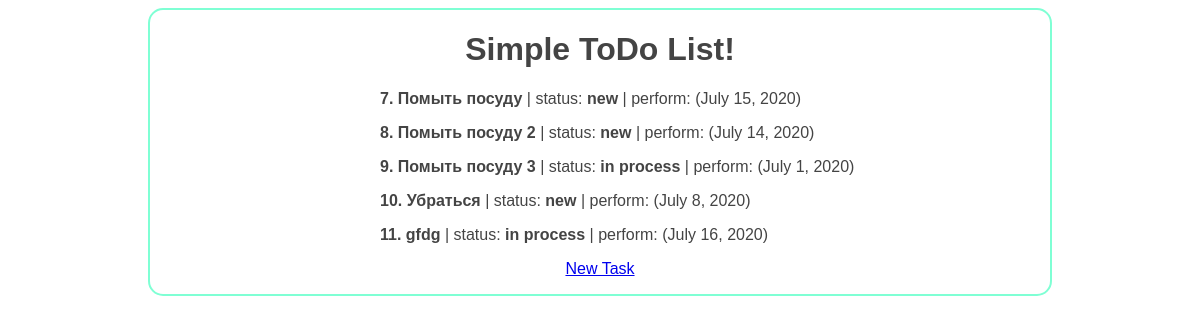
The page / on the database its author committed.
### ToDo/models.py (models this page shows)
class Article(models.Model):
    title = models.CharField(max_length=100, null=False, blank=True, verbose_name='Title')
    status = models.CharField(max_length=100, default='New', blank=True, verbose_name='Status')
    date_perform = models.DateField(default='', null=True, verbose_name='Data')

### ToDo/views.py (the view)
# urls.py: path('', index_view),
def index_view(request):
    content = Article.objects.all()
    return render(request, 'index.html', context={'articles':content})

### ToDo/templates/index.html (shortened to what this page needs)
{% load staticfiles %}
<!doctype html>
<html lang="en">
<head>
    <link rel="stylesheet" href="{% static 'css/style.css' %}">
</head>
<body>
<div class="container">
    <div class="div-p-index">
        <h1>Simple ToDo List!</h1>
        {% for article in articles %}
            <p class="index-p"><b>{{ article.pk }}. {{ article.title }}</b> | status: <b>{{ article.status }}</b> | perform: ({{ article.date_perform }})</p>
        {% endfor %}
        <p><a href="tasks/add">New Task</a></p>
    </div>
</div>
</body>
</html>

### ToDo/static/css/style.css (style rules this page uses)
body { font-family: Arial, sans-serif; font-size: 16px; color: #444444; text-align: center; }
.container { margin: 0 auto; width: 100%; max-width: 900px; border: solid 2px aquamarine; border-radius: 15px; }
.div-p-index { margin: 0px 20%; }
.index-p { text-align: start; margin-left: 50px; }

### rows shown on the page
Article: pk "7", title "Помыть посуду", status "new", date_perform "July 15, 2020"
Article: pk "8", title "Помыть посуду 2", status "new", date_perform "July 14, 2020"
Article: pk "9", title "Помыть посуду 3", status "in process", date_perform "July 1, 2020"
Article: pk "10", title "Убраться", status "new", date_perform "July 8, 2020"
Article: pk "11", title "gfdg", status "in process", date_perform "July 16, 2020"
